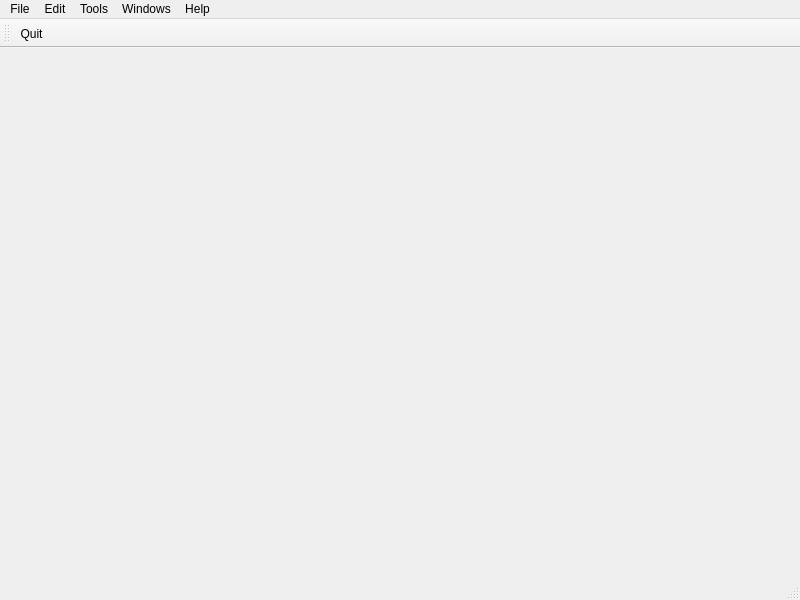
<?xml version="1.0" encoding="UTF-8"?>
<ui version="4.0">
 <class>TasksMain</class>
 <widget class="QMainWindow" name="TasksMain">
  <property name="geometry">
   <rect>
    <x>0</x>
    <y>0</y>
    <width>800</width>
    <height>600</height>
   </rect>
  </property>
  <property name="windowTitle">
   <string>Tasks Manager</string>
  </property>
  <property name="windowIcon">
   <iconset resource="Tasks.qrc">
    <normaloff>:/images/catalog.png</normaloff>:/images/catalog.png</iconset>
  </property>
  <widget class="QWidget" name="centralwidget"/>
  <widget class="QMenuBar" name="Menu">
   <property name="geometry">
    <rect>
     <x>0</x>
     <y>0</y>
     <width>800</width>
     <height>21</height>
    </rect>
   </property>
   <widget class="QMenu" name="menuFile">
    <property name="title">
     <string>File</string>
    </property>
    <addaction name="actionQuit"/>
   </widget>
   <widget class="QMenu" name="menuEdit">
    <property name="title">
     <string>Edit</string>
    </property>
   </widget>
   <widget class="QMenu" name="menuHelp">
    <property name="title">
     <string>Help</string>
    </property>
   </widget>
   <widget class="QMenu" name="menuWindows">
    <property name="title">
     <string>Windows</string>
    </property>
   </widget>
   <widget class="QMenu" name="menuTools">
    <property name="title">
     <string>Tools</string>
    </property>
   </widget>
   <addaction name="menuFile"/>
   <addaction name="menuEdit"/>
   <addaction name="menuTools"/>
   <addaction name="menuWindows"/>
   <addaction name="menuHelp"/>
  </widget>
  <widget class="QStatusBar" name="Status"/>
  <widget class="QToolBar" name="Tools">
   <property name="windowTitle">
    <string>toolBar</string>
   </property>
   <attribute name="toolBarArea">
    <enum>TopToolBarArea</enum>
   </attribute>
   <attribute name="toolBarBreak">
    <bool>false</bool>
   </attribute>
   <addaction name="actionQuit"/>
  </widget>
  <action name="actionQuit">
   <property name="icon">
    <iconset resource="Tasks.qrc">
     <normaloff>:/images/delete.png</normaloff>:/images/delete.png</iconset>
   </property>
   <property name="text">
    <string>Quit</string>
   </property>
  </action>
 </widget>
 <resources>
  <include location="Tasks.qrc"/>
 </resources>
 <connections>
  <connection>
   <sender>actionQuit</sender>
   <signal>triggered()</signal>
   <receiver>TasksMain</receiver>
   <slot>Quit()</slot>
   <hints>
    <hint type="sourcelabel">
     <x>-1</x>
     <y>-1</y>
    </hint>
    <hint type="destinationlabel">
     <x>409</x>
     <y>293</y>
    </hint>
   </hints>
  </connection>
 </connections>
</ui>
